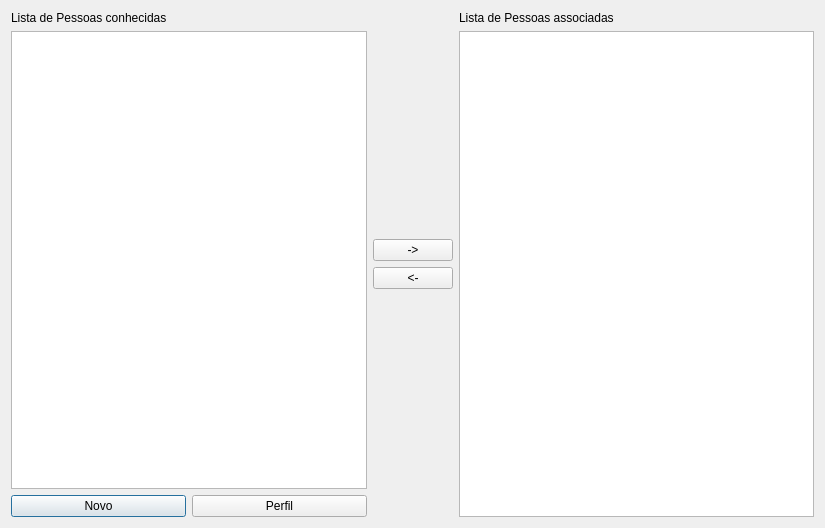
<?xml version="1.0" encoding="UTF-8"?>
<ui version="4.0">
 <class>AssociarWindow</class>
 <widget class="QDialog" name="AssociarWindow">
  <property name="geometry">
   <rect>
    <x>0</x>
    <y>0</y>
    <width>825</width>
    <height>528</height>
   </rect>
  </property>
  <property name="windowTitle">
   <string>Associar</string>
  </property>
  <layout class="QGridLayout" name="gridLayout">
   <item row="0" column="0">
    <layout class="QHBoxLayout" name="horizontalLayout_2">
     <item>
      <layout class="QVBoxLayout" name="verticalLayout_2">
       <item>
        <widget class="QLabel" name="label">
         <property name="text">
          <string>Lista de Pessoas conhecidas</string>
         </property>
        </widget>
       </item>
       <item>
        <widget class="QListWidget" name="listWidget"/>
       </item>
       <item>
        <layout class="QHBoxLayout" name="horizontalLayout">
         <item>
          <widget class="QPushButton" name="pushButton_3">
           <property name="text">
            <string>Novo</string>
           </property>
          </widget>
         </item>
         <item>
          <widget class="QPushButton" name="pushButton_4">
           <property name="text">
            <string>Perfil</string>
           </property>
          </widget>
         </item>
        </layout>
       </item>
      </layout>
     </item>
     <item>
      <layout class="QVBoxLayout" name="verticalLayout">
       <item>
        <spacer name="verticalSpacer">
         <property name="orientation">
          <enum>Qt::Vertical</enum>
         </property>
         <property name="sizeHint" stdset="0">
          <size>
           <width>20</width>
           <height>40</height>
          </size>
         </property>
        </spacer>
       </item>
       <item>
        <widget class="QPushButton" name="pushButton">
         <property name="text">
          <string>-&gt;</string>
         </property>
        </widget>
       </item>
       <item>
        <widget class="QPushButton" name="pushButton_2">
         <property name="text">
          <string>&lt;-</string>
         </property>
        </widget>
       </item>
       <item>
        <spacer name="verticalSpacer_2">
         <property name="orientation">
          <enum>Qt::Vertical</enum>
         </property>
         <property name="sizeHint" stdset="0">
          <size>
           <width>20</width>
           <height>40</height>
          </size>
         </property>
        </spacer>
       </item>
      </layout>
     </item>
     <item>
      <layout class="QVBoxLayout" name="verticalLayout_3">
       <item>
        <widget class="QLabel" name="label_2">
         <property name="text">
          <string>Lista de Pessoas associadas</string>
         </property>
        </widget>
       </item>
       <item>
        <widget class="QListWidget" name="listWidget_2"/>
       </item>
      </layout>
     </item>
    </layout>
   </item>
  </layout>
 </widget>
 <resources/>
 <connections/>
</ui>
